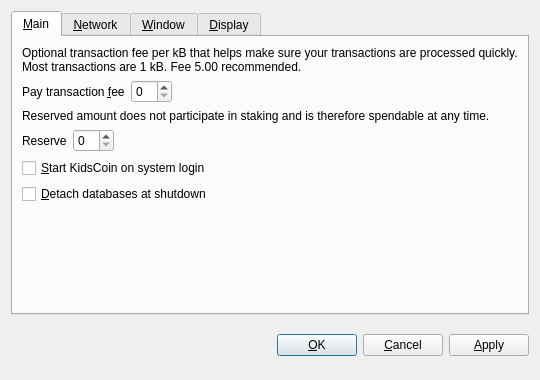
<?xml version="1.0" encoding="UTF-8"?>
<ui version="4.0">
 <class>OptionsDialog</class>
 <widget class="QDialog" name="OptionsDialog">
  <property name="geometry">
   <rect>
    <x>0</x>
    <y>0</y>
    <width>540</width>
    <height>380</height>
   </rect>
  </property>
  <property name="windowTitle">
   <string>Options</string>
  </property>
  <property name="modal">
   <bool>true</bool>
  </property>
  <layout class="QVBoxLayout" name="verticalLayout">
   <item>
    <widget class="QTabWidget" name="tabWidget">
     <property name="tabPosition">
      <enum>QTabWidget::North</enum>
     </property>
     <property name="currentIndex">
      <number>0</number>
     </property>
     <widget class="QWidget" name="tabMain">
      <attribute name="title">
       <string>&amp;Main</string>
      </attribute>
      <layout class="QVBoxLayout" name="verticalLayout_Main">
       <item>
        <widget class="QLabel" name="transactionFeeInfoLabel">
         <property name="text">
          <string>Optional transaction fee per kB that helps make sure your transactions are processed quickly. Most transactions are 1 kB. Fee 5.00 recommended.</string>
         </property>
         <property name="textFormat">
          <enum>Qt::PlainText</enum>
         </property>
         <property name="wordWrap">
          <bool>true</bool>
         </property>
        </widget>
       </item>
       <item>
        <layout class="QHBoxLayout" name="horizontalLayoutFee">
         <item>
          <widget class="QLabel" name="transactionFeeLabel">
           <property name="text">
            <string>Pay transaction &amp;fee</string>
           </property>
           <property name="textFormat">
            <enum>Qt::PlainText</enum>
           </property>
           <property name="buddy">
            <cstring>transactionFee</cstring>
           </property>
          </widget>
         </item>
         <item>
          <widget class="BitcoinAmountField" name="transactionFee"/>
         </item>
         <item>
          <spacer name="horizontalSpacerFee">
           <property name="orientation">
            <enum>Qt::Horizontal</enum>
           </property>
           <property name="sizeHint" stdset="0">
            <size>
             <width>40</width>
             <height>20</height>
            </size>
           </property>
          </spacer>
         </item>
        </layout>
       </item>
       <item>
        <widget class="QLabel" name="reserveBalanceInfoLabel">
         <property name="text">
          <string>Reserved amount does not participate in staking and is therefore spendable at any time.</string>
         </property>
         <property name="textFormat">
          <enum>Qt::PlainText</enum>
         </property>
         <property name="wordWrap">
          <bool>true</bool>
         </property>
        </widget>
       </item>
       <item>
        <layout class="QHBoxLayout" name="horizontalLayoutReserveBalance">
         <item>
          <widget class="QLabel" name="reserveBalanceLabel">
           <property name="text">
            <string>Reserve</string>
           </property>
           <property name="textFormat">
            <enum>Qt::PlainText</enum>
           </property>
           <property name="buddy">
            <cstring>reserveBalance</cstring>
           </property>
          </widget>
         </item>
         <item>
          <widget class="BitcoinAmountField" name="reserveBalance"/>
         </item>
         <item>
          <spacer name="horizontalSpacerReserveBalance">
           <property name="orientation">
            <enum>Qt::Horizontal</enum>
           </property>
           <property name="sizeHint" stdset="0">
            <size>
             <width>40</width>
             <height>20</height>
            </size>
           </property>
          </spacer>
         </item>
        </layout>
       </item>
       <item>
        <widget class="QCheckBox" name="bitcoinAtStartup">
         <property name="toolTip">
          <string>Automatically start KidsCoin after logging in to the system.</string>
         </property>
         <property name="text">
          <string>&amp;Start KidsCoin on system login</string>
         </property>
        </widget>
       </item>
       <item>
        <widget class="QCheckBox" name="detachDatabases">
         <property name="toolTip">
          <string>Detach block and address databases at shutdown. This means they can be moved to another data directory, but it slows down shutdown. The wallet is always detached.</string>
         </property>
         <property name="text">
          <string>&amp;Detach databases at shutdown</string>
         </property>
        </widget>
       </item>
       <item>
        <spacer name="verticalSpacer_Main">
         <property name="orientation">
          <enum>Qt::Vertical</enum>
         </property>
         <property name="sizeHint" stdset="0">
          <size>
           <width>20</width>
           <height>40</height>
          </size>
         </property>
        </spacer>
       </item>
      </layout>
     </widget>
     <widget class="QWidget" name="tabNetwork">
      <attribute name="title">
       <string>&amp;Network</string>
      </attribute>
      <layout class="QVBoxLayout" name="verticalLayout_Network">
       <item>
        <widget class="QCheckBox" name="mapPortUpnp">
         <property name="toolTip">
          <string>Automatically open the KidsCoin client port on the router. This only works when your router supports UPnP and it is enabled.</string>
         </property>
         <property name="text">
          <string>Map port using &amp;UPnP</string>
         </property>
        </widget>
       </item>
       <item>
        <widget class="QCheckBox" name="connectSocks">
         <property name="toolTip">
          <string>Connect to the KidsCoin network through a SOCKS proxy (e.g. when connecting through Tor).</string>
         </property>
         <property name="text">
          <string>&amp;Connect through SOCKS proxy:</string>
         </property>
        </widget>
       </item>
       <item>
        <layout class="QHBoxLayout" name="horizontalLayout_Network">
         <item>
          <widget class="QLabel" name="proxyIpLabel">
           <property name="text">
            <string>Proxy &amp;IP:</string>
           </property>
           <property name="textFormat">
            <enum>Qt::PlainText</enum>
           </property>
           <property name="buddy">
            <cstring>proxyIp</cstring>
           </property>
          </widget>
         </item>
         <item>
          <widget class="QValidatedLineEdit" name="proxyIp">
           <property name="maximumSize">
            <size>
             <width>140</width>
             <height>16777215</height>
            </size>
           </property>
           <property name="toolTip">
            <string>IP address of the proxy (e.g. 127.0.0.1)</string>
           </property>
          </widget>
         </item>
         <item>
          <widget class="QLabel" name="proxyPortLabel">
           <property name="text">
            <string>&amp;Port:</string>
           </property>
           <property name="textFormat">
            <enum>Qt::PlainText</enum>
           </property>
           <property name="buddy">
            <cstring>proxyPort</cstring>
           </property>
          </widget>
         </item>
         <item>
          <widget class="QLineEdit" name="proxyPort">
           <property name="maximumSize">
            <size>
             <width>55</width>
             <height>16777215</height>
            </size>
           </property>
           <property name="toolTip">
            <string>Port of the proxy (e.g. 9050)</string>
           </property>
          </widget>
         </item>
         <item>
          <widget class="QLabel" name="socksVersionLabel">
           <property name="text">
            <string>SOCKS &amp;Version:</string>
           </property>
           <property name="textFormat">
            <enum>Qt::PlainText</enum>
           </property>
           <property name="buddy">
            <cstring>socksVersion</cstring>
           </property>
          </widget>
         </item>
         <item>
          <widget class="QValueComboBox" name="socksVersion">
           <property name="toolTip">
            <string>SOCKS version of the proxy (e.g. 5)</string>
           </property>
          </widget>
         </item>
         <item>
          <spacer name="horizontalSpacer_Network">
           <property name="orientation">
            <enum>Qt::Horizontal</enum>
           </property>
           <property name="sizeHint" stdset="0">
            <size>
             <width>40</width>
             <height>20</height>
            </size>
           </property>
          </spacer>
         </item>
        </layout>
       </item>
       <item>
        <spacer name="verticalSpacer_Network">
         <property name="orientation">
          <enum>Qt::Vertical</enum>
         </property>
         <property name="sizeHint" stdset="0">
          <size>
           <width>20</width>
           <height>40</height>
          </size>
         </property>
        </spacer>
       </item>
      </layout>
     </widget>
     <widget class="QWidget" name="tabWindow">
      <attribute name="title">
       <string>&amp;Window</string>
      </attribute>
      <layout class="QVBoxLayout" name="verticalLayout_Window">
       <item>
        <widget class="QCheckBox" name="minimizeToTray">
         <property name="toolTip">
          <string>Show only a tray icon after minimizing the window.</string>
         </property>
         <property name="text">
          <string>&amp;Minimize to the tray instead of the taskbar</string>
         </property>
        </widget>
       </item>
       <item>
        <widget class="QCheckBox" name="minimizeOnClose">
         <property name="toolTip">
          <string>Minimize instead of exit the application when the window is closed. When this option is enabled, the application will be closed only after selecting Quit in the menu.</string>
         </property>
         <property name="text">
          <string>M&amp;inimize on close</string>
         </property>
        </widget>
       </item>
       <item>
        <spacer name="verticalSpacer_Window">
         <property name="orientation">
          <enum>Qt::Vertical</enum>
         </property>
         <property name="sizeHint" stdset="0">
          <size>
           <width>20</width>
           <height>40</height>
          </size>
         </property>
        </spacer>
       </item>
      </layout>
     </widget>
     <widget class="QWidget" name="tabDisplay">
      <attribute name="title">
       <string>&amp;Display</string>
      </attribute>
      <layout class="QVBoxLayout" name="verticalLayout_Display">
       <item>
        <layout class="QHBoxLayout" name="horizontalLayout_1_Display">
         <item>
          <widget class="QLabel" name="langLabel">
           <property name="text">
            <string>User Interface &amp;language:</string>
           </property>
           <property name="textFormat">
            <enum>Qt::PlainText</enum>
           </property>
           <property name="buddy">
            <cstring>lang</cstring>
           </property>
          </widget>
         </item>
         <item>
          <widget class="QValueComboBox" name="lang">
           <property name="toolTip">
            <string>The user interface language can be set here. This setting will take effect after restarting KidsCoin.</string>
           </property>
          </widget>
         </item>
        </layout>
       </item>
       <item>
        <layout class="QHBoxLayout" name="horizontalLayout_2_Display">
         <item>
          <widget class="QLabel" name="unitLabel">
           <property name="text">
            <string>&amp;Unit to show amounts in:</string>
           </property>
           <property name="textFormat">
            <enum>Qt::PlainText</enum>
           </property>
           <property name="buddy">
            <cstring>unit</cstring>
           </property>
          </widget>
         </item>
         <item>
          <widget class="QValueComboBox" name="unit">
           <property name="toolTip">
            <string>Choose the default subdivision unit to show in the interface and when sending coins.</string>
           </property>
          </widget>
         </item>
        </layout>
       </item>
       <item>
        <widget class="QCheckBox" name="displayAddresses">
         <property name="toolTip">
          <string>Whether to show KidsCoin addresses in the transaction list or not.</string>
         </property>
         <property name="text">
          <string>&amp;Display addresses in transaction list</string>
         </property>
        </widget>
       </item>
       <item>
        <widget class="QCheckBox" name="coinControlFeatures">
         <property name="toolTip">
          <string>Whether to show coin control features or not.</string>
         </property>
         <property name="text">
          <string>Display coin &amp;control features (experts only!)</string>
         </property>
        </widget>
       </item>
       <item>
        <spacer name="verticalSpacer_Display">
         <property name="orientation">
          <enum>Qt::Vertical</enum>
         </property>
         <property name="sizeHint" stdset="0">
          <size>
           <width>20</width>
           <height>40</height>
          </size>
         </property>
        </spacer>
       </item>
      </layout>
     </widget>
    </widget>
   </item>
   <item>
    <layout class="QHBoxLayout" name="horizontalLayout_Buttons">
     <item>
      <spacer name="horizontalSpacer_1">
       <property name="orientation">
        <enum>Qt::Horizontal</enum>
       </property>
       <property name="sizeHint" stdset="0">
        <size>
         <width>40</width>
         <height>48</height>
        </size>
       </property>
      </spacer>
     </item>
     <item>
      <widget class="QLabel" name="statusLabel">
       <property name="font">
        <font>
         <weight>75</weight>
         <bold>true</bold>
        </font>
       </property>
       <property name="text">
        <string/>
       </property>
       <property name="textFormat">
        <enum>Qt::PlainText</enum>
       </property>
       <property name="wordWrap">
        <bool>true</bool>
       </property>
      </widget>
     </item>
     <item>
      <spacer name="horizontalSpacer_2">
       <property name="orientation">
        <enum>Qt::Horizontal</enum>
       </property>
       <property name="sizeHint" stdset="0">
        <size>
         <width>40</width>
         <height>48</height>
        </size>
       </property>
      </spacer>
     </item>
     <item>
      <widget class="QPushButton" name="okButton">
       <property name="text">
        <string>&amp;OK</string>
       </property>
      </widget>
     </item>
     <item>
      <widget class="QPushButton" name="cancelButton">
       <property name="text">
        <string>&amp;Cancel</string>
       </property>
       <property name="autoDefault">
        <bool>false</bool>
       </property>
      </widget>
     </item>
     <item>
      <widget class="QPushButton" name="applyButton">
       <property name="text">
        <string>&amp;Apply</string>
       </property>
       <property name="autoDefault">
        <bool>false</bool>
       </property>
      </widget>
     </item>
    </layout>
   </item>
  </layout>
 </widget>
 <customwidgets>
  <customwidget>
   <class>BitcoinAmountField</class>
   <extends>QSpinBox</extends>
   <header>bitcoinamountfield.h</header>
  </customwidget>
  <customwidget>
   <class>QValueComboBox</class>
   <extends>QComboBox</extends>
   <header>qvaluecombobox.h</header>
  </customwidget>
  <customwidget>
   <class>QValidatedLineEdit</class>
   <extends>QLineEdit</extends>
   <header>qvalidatedlineedit.h</header>
  </customwidget>
 </customwidgets>
 <resources/>
 <connections/>
</ui>
